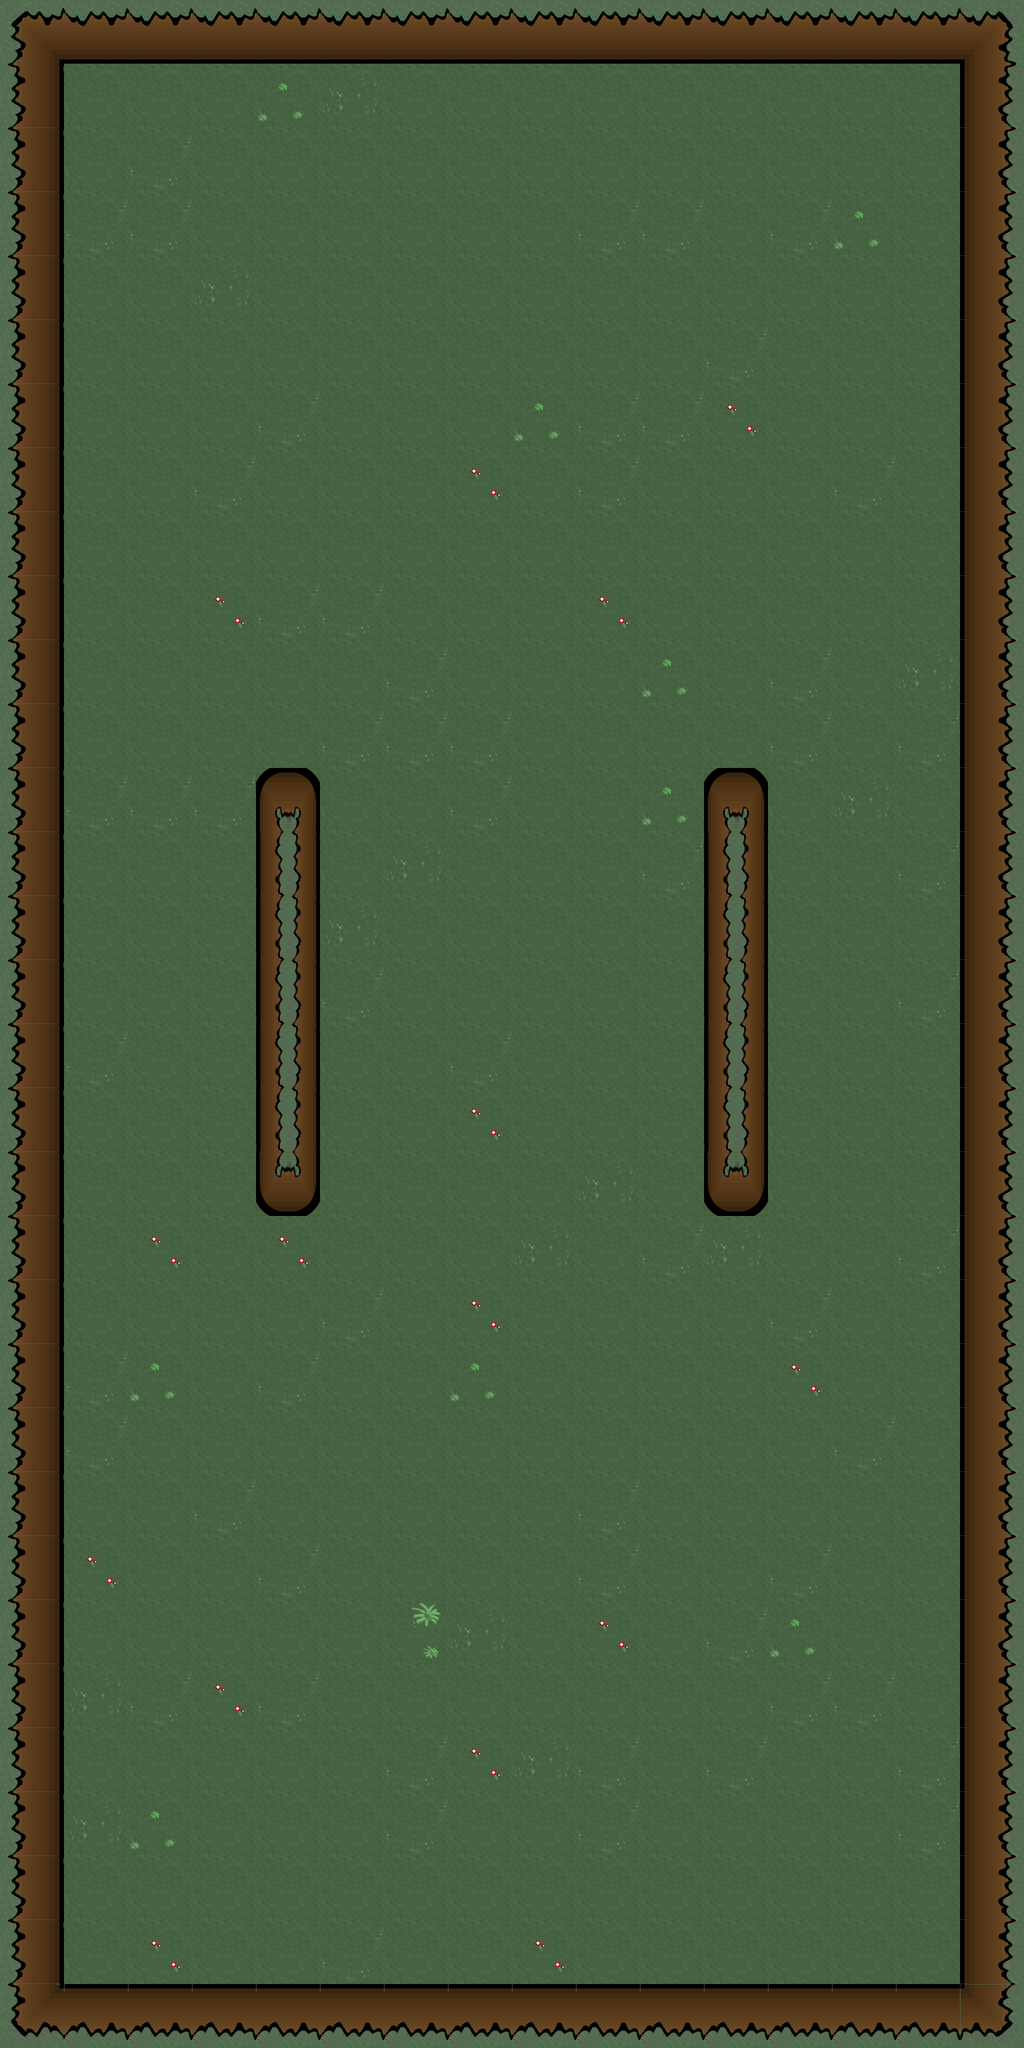

This is a level from a 2D game, rendered from its Tiled map with the project's own tilesets. A one-line summary and the complete map file follow:
An orthogonal 16x32 tile map with 128x128 px tiles, 1 tile layer (Capa de Patrones 1) and 8 objects (8x enemigo).

<map version="1.0" orientation="orthogonal" renderorder="right-down" width="16" height="32" tilewidth="128" tileheight="128" nextobjectid="60">
 <tileset firstgid="1" name="Tileset1" tilewidth="128" tileheight="128" tilecount="36" columns="4">
  <image source="../../Mapa/Tilesets/Tileset_zon1.png" width="512" height="1152" />
  <tile id="0" probability="0.5" />
  <tile id="1" probability="0.1" />
  <tile id="2" probability="0.1" />
  <tile id="3" probability="0.1" />
  <tile id="4" probability="0.6" />
  <tile id="5" probability="0.1" />
  <tile id="6" probability="0.025" />
  <tile id="7" probability="0.025" />
  <tile id="8" probability="0.025" />
  <tile id="9" probability="0.001" />
  <tile id="10" probability="0.002" />
  <tile id="11" probability="0.002" />
 </tileset>
 <layer name="Capa de Patrones 1" width="16" height="32">
  <data encoding="csv">
17,14,14,14,14,14,14,14,14,14,14,14,14,14,14,18,
13,5,5,5,8,9,5,5,5,5,5,5,5,5,5,15,
13,5,6,5,5,5,5,5,5,5,5,5,5,5,5,15,
13,6,6,5,5,5,5,5,5,6,6,5,6,8,5,15,
13,5,5,9,5,5,5,5,5,5,5,5,5,5,5,15,
13,5,5,5,5,5,5,5,5,5,5,6,5,5,5,15,
13,5,5,5,6,5,5,5,8,6,6,7,5,5,5,15,
13,5,5,6,5,5,5,7,5,6,5,5,5,6,5,15,
13,5,5,5,5,5,5,5,5,5,5,5,5,5,5,15,
13,5,5,7,6,6,5,5,5,7,5,5,5,5,5,15,
13,5,5,5,5,5,6,5,5,5,8,5,6,5,9,15,
13,5,5,5,5,6,6,6,5,5,5,5,6,5,6,15,
13,6,6,6,26,5,5,6,5,5,8,26,5,9,5,15,
13,5,5,5,33,5,9,5,5,5,6,33,5,5,6,15,
13,5,5,5,33,9,5,5,5,5,5,33,5,5,5,15,
13,5,5,5,33,6,5,5,5,5,5,33,5,5,6,15,
13,6,5,5,33,5,5,6,5,5,5,33,5,5,5,15,
13,5,5,5,33,5,5,7,5,5,5,33,5,5,5,15,
13,5,5,5,28,5,5,5,5,9,5,28,5,5,5,15,
13,5,7,5,7,5,5,5,9,5,6,9,5,5,6,15,
13,5,5,5,5,6,5,7,5,5,5,5,6,5,5,15,
13,6,8,5,6,5,5,8,5,5,5,5,7,5,5,15,
13,6,5,5,5,5,5,5,5,5,5,5,5,6,5,15,
13,5,5,6,5,5,5,5,5,6,5,5,5,5,5,15,
13,7,5,5,6,5,5,5,5,6,5,5,6,5,5,15,
13,5,5,5,5,5,12,9,5,7,5,6,8,5,5,15,
13,9,6,7,6,5,5,5,5,5,5,5,6,6,5,15,
13,5,5,5,5,5,6,7,9,6,5,6,5,5,6,15,
13,9,8,5,5,5,6,5,5,6,5,5,5,5,6,15,
13,5,5,5,5,5,5,5,5,5,5,5,5,5,5,15,
13,5,7,5,5,6,5,5,7,5,5,5,5,5,5,15,
20,16,16,16,16,16,16,16,16,16,16,16,16,16,16,19
</data>
 </layer>
 <objectgroup name="Enemigos">
  <object id="51" name="Dron" type="enemigo" x="644" y="1668" width="120" height="120" />
  <object id="52" name="Dron" type="enemigo" x="1280" y="2180" width="120" height="120" />
  <object id="54" name="Sierra" type="enemigo" x="128" y="516" width="120" height="120" />
  <object id="55" name="Sierra" type="enemigo" x="1800" y="772" width="120" height="120" />
  <object id="56" name="Sierra" type="enemigo" x="132" y="1028" width="120" height="120" />
  <object id="57" name="Sierra" type="enemigo" x="1799.03" y="3463.03" width="120" height="120" />
  <object id="58" name="Sierra" type="enemigo" x="130.303" y="3203.27" width="120" height="120" />
  <object id="59" name="Sierra" type="enemigo" x="1798.3" y="2947.27" width="120" height="120" />
 </objectgroup>
</map>
